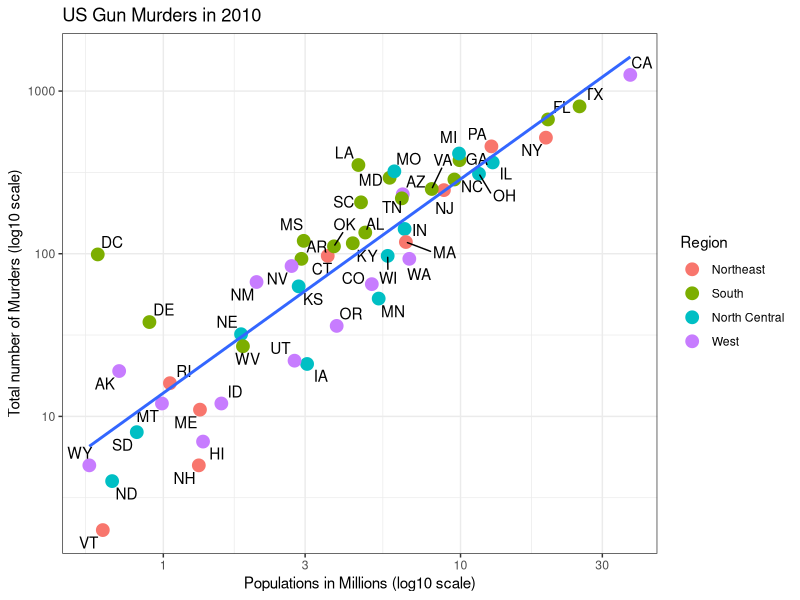

This figure's R source:
## ---- chunk 1
# loading packages 
library(tidyverse)
library(knitr)
library(ggthemes)
library(ggrepel)
library(dslabs)
## ---- chunk 2
# Load Data
#kable(head(murders))

ggplot1 = murders %>% ggplot(mapping = aes(x=population/10^6, y=total)) 

  ggplot1 + geom_point(aes(col=region), size = 4) +
  geom_text_repel(aes(label=abb)) +
  scale_x_log10() +
  scale_y_log10() +
  geom_smooth(formula = "y~x", method=lm,se = F)+
  xlab("Populations in Millions (log10 scale)") + 
  ylab("Total number of Murders (log10 scale)") +
  ggtitle("US Gun Murders in 2010") +
  scale_color_discrete(name = "Region")+
      theme_bw()
  

## ---- chunk 3
